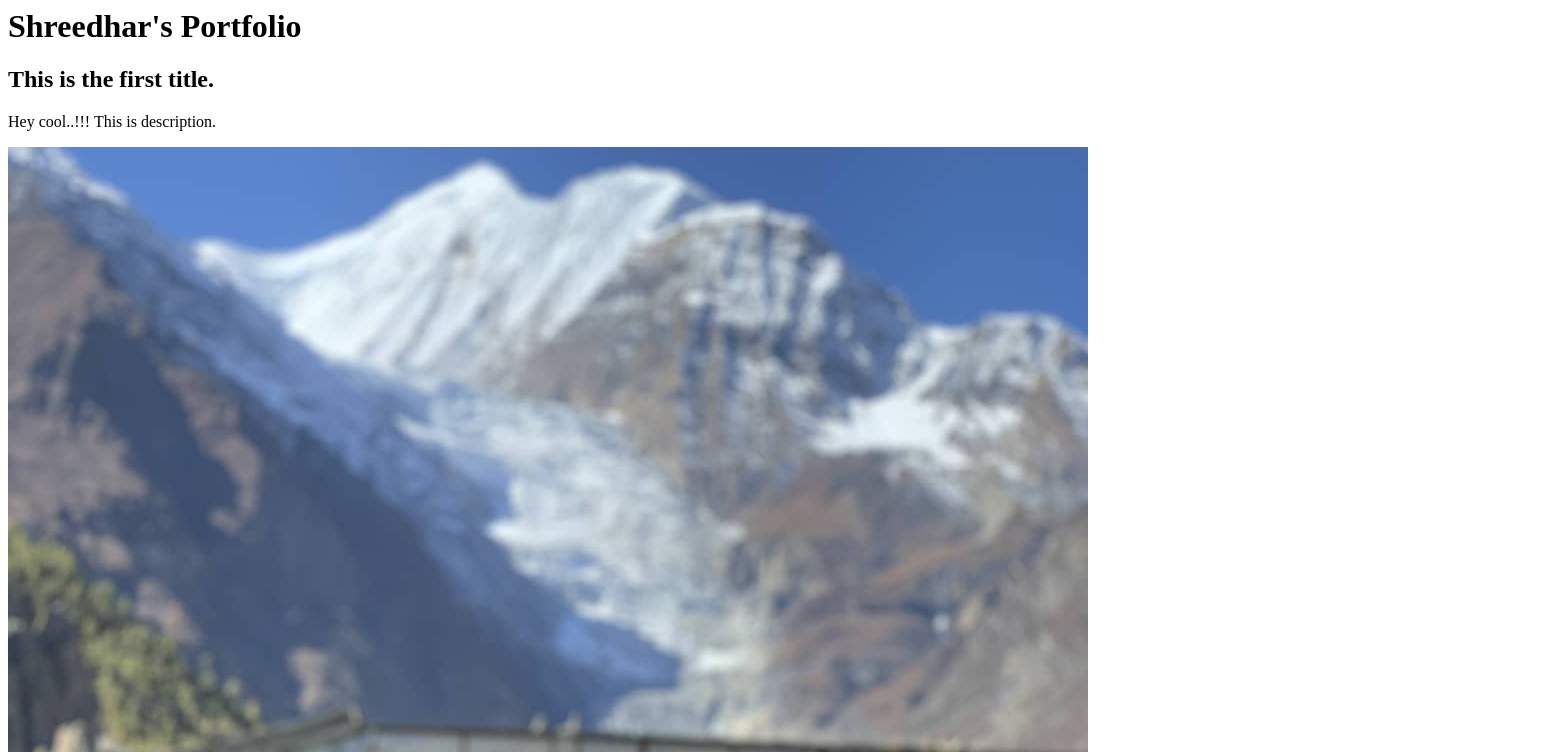
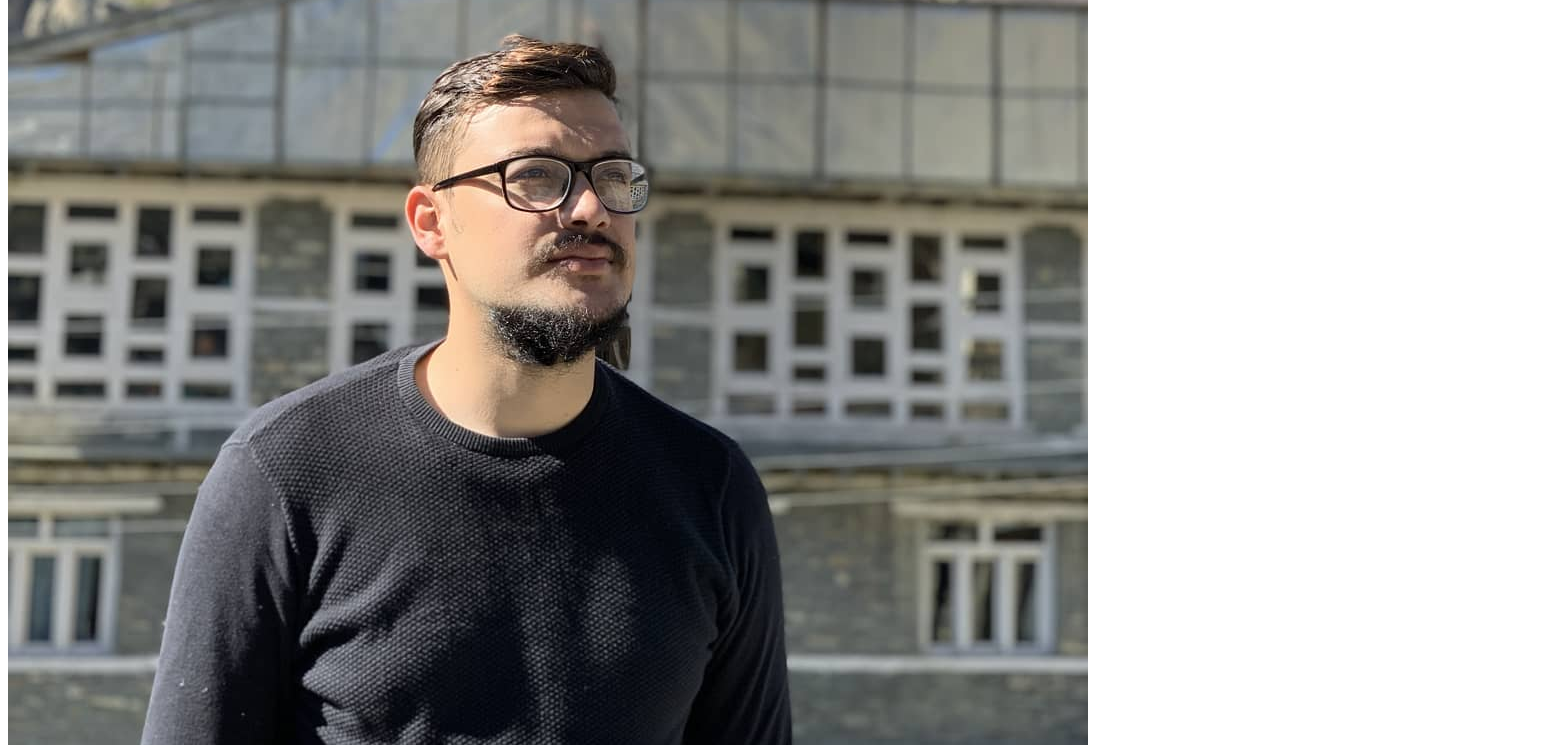
Before: / with the older database file (2 pictures, top to bottom).
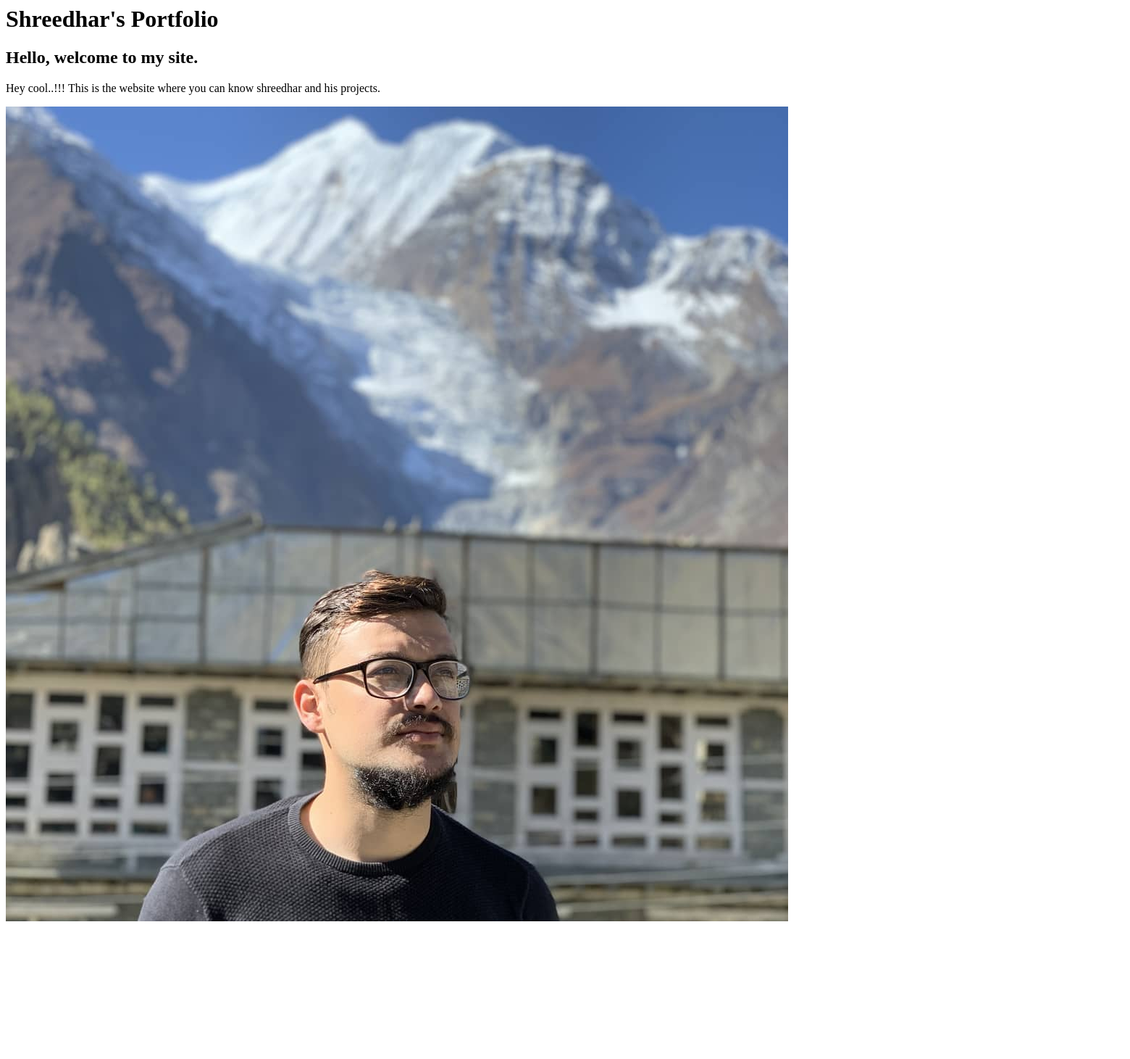
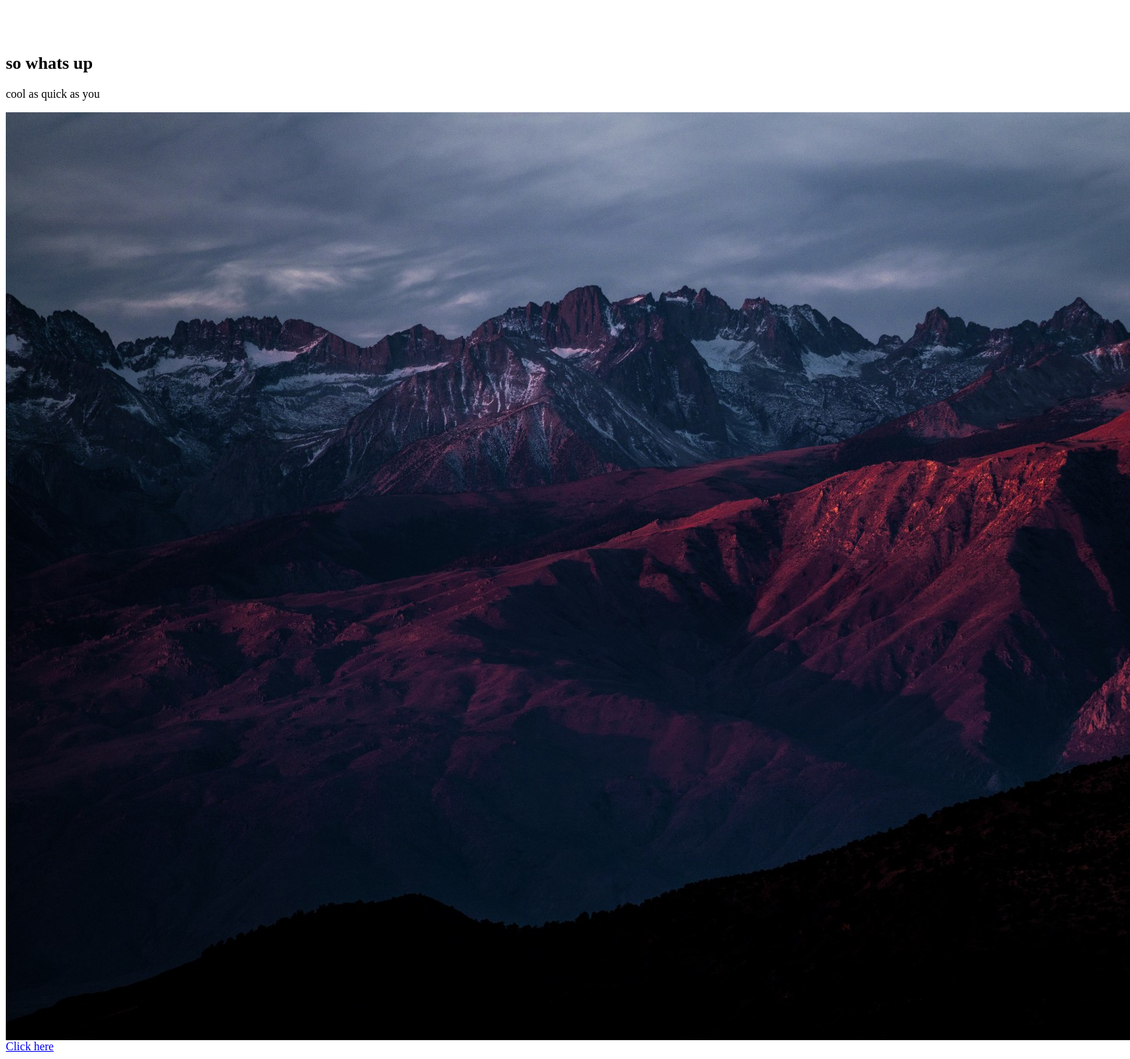
After: the same page with the newer database file (2 pictures, top to bottom).
### portfolio/models.py (models this page shows)
class Project (models.Model):
    title = models.CharField(max_length=100)
    description = models.CharField(max_length=250)
    image = models.ImageField(upload_to='portfolio/images/')
    url = models.URLField(blank=True)

### portfolio/views.py (the view)
# urls.py: 2. Add a URL to urlpatterns:  path('', views.home, name='home')
def home(request):
    projects = Project.objects.all()
    return render(request,'portfolio/home.html',{'projects':projects})

### portfolio/templates/portfolio/home.html
<h1>Shreedhar's Portfolio</h1>
{% for project in projects %}
<h2>{{ project.title }}</h2>
<p>{{ project.description }}</p>
<img src="{{ project.image.url }}">
{% if project.url  %}
<br><a href="{{ project.url }}">Click here</a>
{% endif %}
{% endfor %}

Changed rows visible on the page:
changed Project: title "This is the first title." → "Hello, welcome to my site."; description "Hey cool..!!! This is description." → "Hey cool..!!! This is the website where you can know shreedhar and his projects."; url empty → "http://www.google.com/" (drawn)
added Project: title "so whats up", description "cool as quick as you", image (picture)
